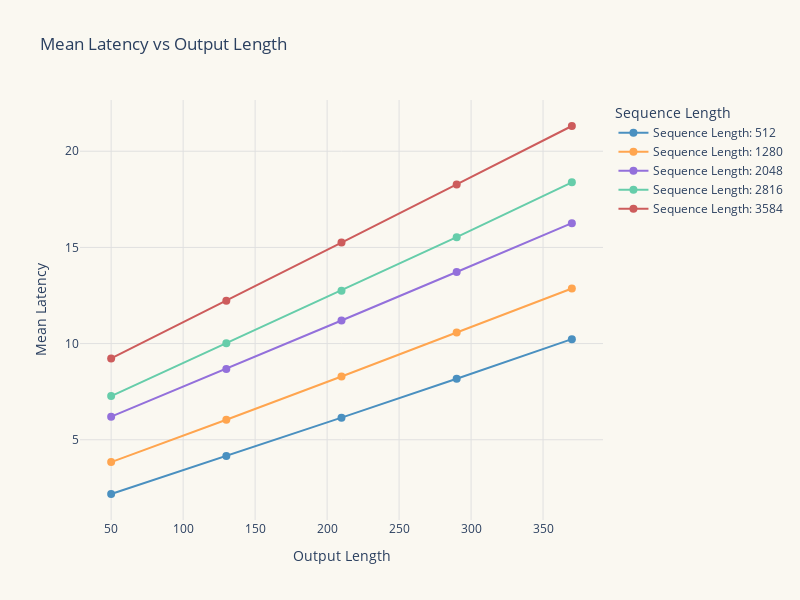

Notebook code cell kept with this figure:
### Code cell
import pandas as pd
import plotly.graph_objects as go

def plot_latency_graph(df, x_axis, y_axis='Mean Latency', color_by='Output Length', semaphore=5):
    # Filter data for the specified semaphore
    df_filtered = df[df['Semaphores'] == semaphore]

    # Create the scatter plot
    fig = go.Figure()

    # Define the custom color scheme
    color_scheme = ['#4A90C0', '#FFA54F', '#9370DB', '#66CDAA', '#CD5C5C']
    
    # Add traces for each unique value in the color_by column
    for i, value in enumerate(df_filtered[color_by].unique()):
        df_subset = df_filtered[df_filtered[color_by] == value]
        fig.add_trace(go.Scatter(
            x=df_subset[x_axis],
            y=df_subset[y_axis],
            mode='lines+markers',
            name=f'{color_by}: {value}',
            line=dict(color=color_scheme[i % len(color_scheme)]),
            marker=dict(
                size=8,
                color=color_scheme[i % len(color_scheme)],
            )
        ))

    fig.update_layout(
        title=f'{y_axis} vs {x_axis}',
        xaxis_title=x_axis,
        yaxis_title=y_axis,
        legend_title=color_by,
        width=800,
        height=600,
        plot_bgcolor='#FAF8F1',
        paper_bgcolor='#FAF8F1',
        xaxis=dict(gridcolor='#E0E0E0', gridwidth=1),
        yaxis=dict(gridcolor='#E0E0E0', gridwidth=1)
    )

    # Show the plot
    fig.show()
    return fig

# Read the CSV file
df = pd.read_csv('./Data/benchmark_results_llama3.1_a10-latency_test-vllm.csv')

# Example usage:
# Plot Mean Latency vs Sequence Length (Input Tokens)
fig = plot_latency_graph(df, x_axis='Output Length', color_by="Sequence Length", semaphore=13)

# Plot Mean Latency vs Output Length
# plot_latency_graph(df, x_axis='Output Length')

# Plot Mean Latency vs Semaphores
# plot_latency_graph(df, x_axis='Semaphores', color_by='Sequence Length')

# You can also change the y-axis to other latency metrics if available in your dataset
# plot_latency_graph(df, x_axis='Sequence Length', y_axis='90th Percentile Latency')

### Figure 1 — Plotly figure (JSON) as saved in the notebook; plotly's stock layout.template omitted (floating-point values rounded to 4 significant figures)
{"data": [{"line": {"color": "#4A90C0"}, "marker": {"color": "#4A90C0", "size": 8}, "mode": "lines+markers", "name": "Sequence Length: 512", "type": "scatter", "x": [50, 130, 210, 290, 370], "y": [2.18, 4.16, 6.15, 8.17, 10.23]}, {"line": {"color": "#FFA54F"}, "marker": {"color": "#FFA54F", "size": 8}, "mode": "lines+markers", "name": "Sequence Length: 1280", "type": "scatter", "x": [50, 130, 210, 290, 370], "y": [3.84, 6.04, 8.29, 10.57, 12.86]}, {"line": {"color": "#9370DB"}, "marker": {"color": "#9370DB", "size": 8}, "mode": "lines+markers", "name": "Sequence Length: 2048", "type": "scatter", "x": [50, 130, 210, 290, 370], "y": [6.2, 8.68, 11.2, 13.72, 16.26]}, {"line": {"color": "#66CDAA"}, "marker": {"color": "#66CDAA", "size": 8}, "mode": "lines+markers", "name": "Sequence Length: 2816", "type": "scatter", "x": [50, 130, 210, 290, 370], "y": [7.27, 10.02, 12.75, 15.53, 18.38]}, {"line": {"color": "#CD5C5C"}, "marker": {"color": "#CD5C5C", "size": 8}, "mode": "lines+markers", "name": "Sequence Length: 3584", "type": "scatter", "x": [50, 130, 210, 290, 370], "y": [9.23, 12.22, 15.25, 18.27, 21.31]}], "layout": {"height": 600, "legend": {"title": {"text": "Sequence Length"}}, "paper_bgcolor": "#FAF8F1", "plot_bgcolor": "#FAF8F1", "title": {"text": "Mean Latency vs Output Length"}, "width": 800, "xaxis": {"autorange": true, "gridcolor": "#E0E0E0", "gridwidth": 1, "range": [28.36, 391.6], "title": {"text": "Output Length"}, "type": "linear"}, "yaxis": {"autorange": true, "gridcolor": "#E0E0E0", "gridwidth": 1, "range": [0.8284, 22.66], "title": {"text": "Mean Latency"}, "type": "linear"}}}
